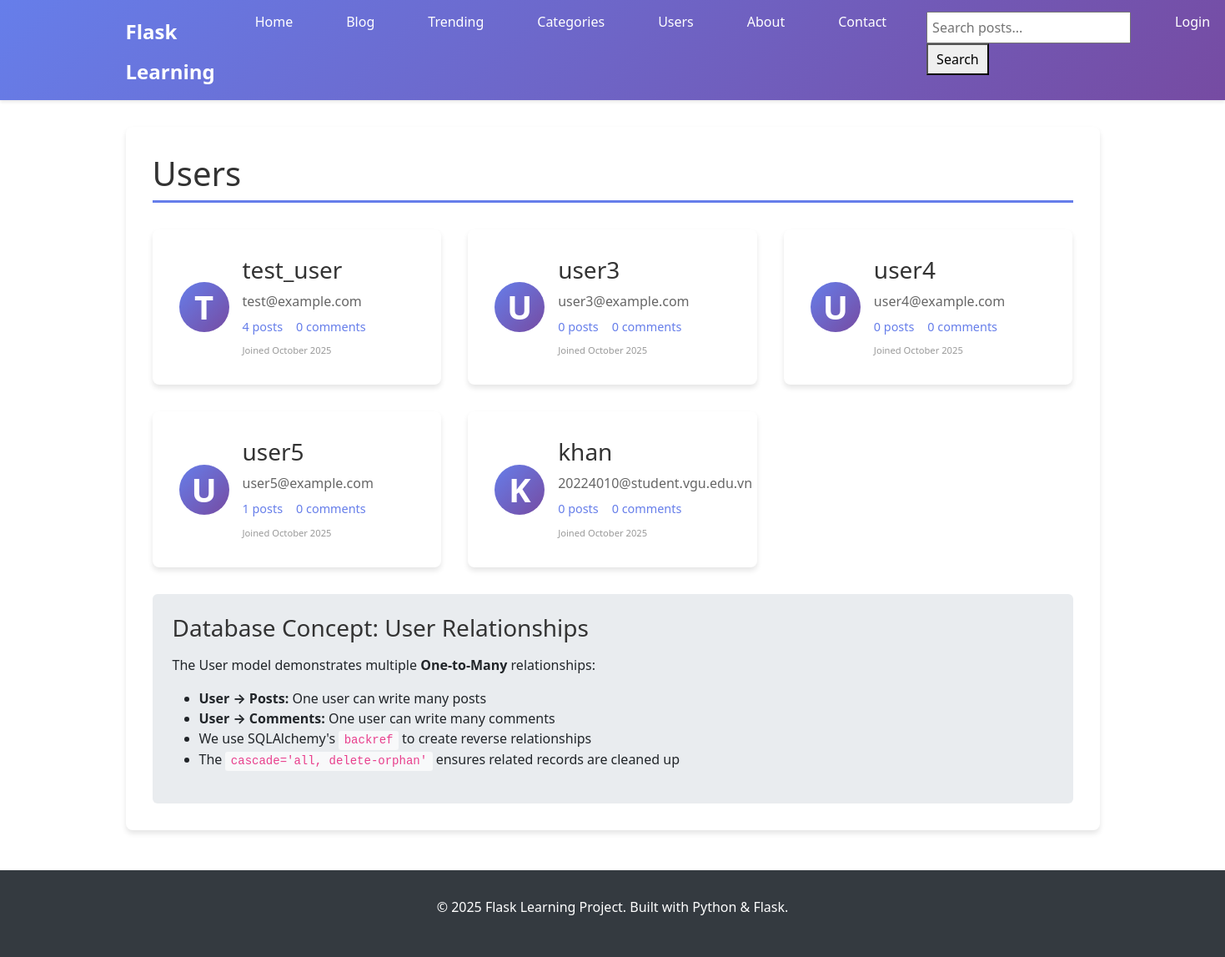
/users, run on an earlier commit of the app's database.
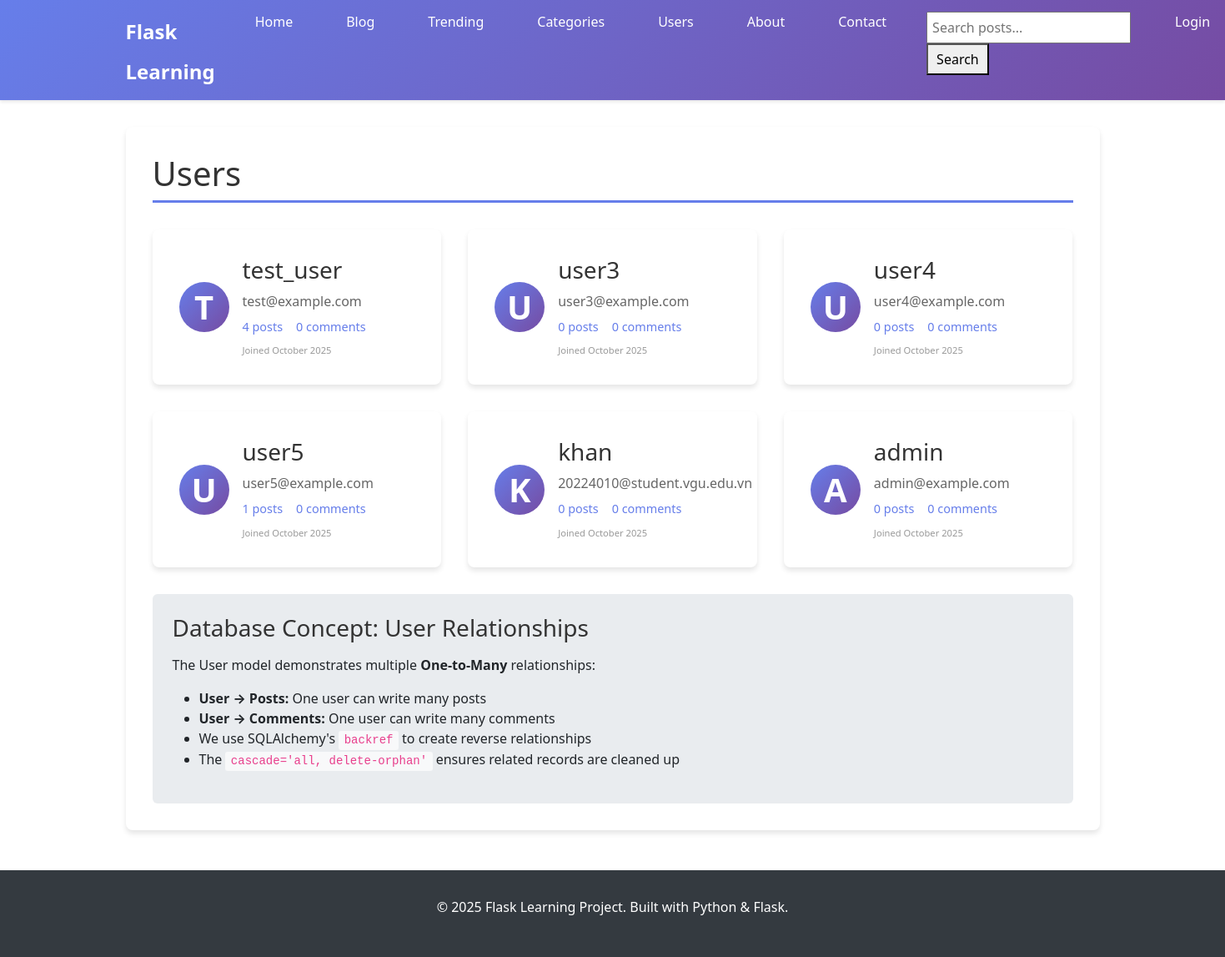
And on a later commit of the database.
### app.py (models this page shows, shortened)
class User(db.Model, UserMixin):
    id = db.Column(db.Integer, primary_key=True)
    username = db.Column(db.String(80), unique=True, nullable=False)
    email = db.Column(db.String(120), unique=True, nullable=False)
    password_hash = db.Column(db.String(255), nullable=False)
    avatar_filename = db.Column(db.String(255), nullable=True, default='default-avatar.png')
    is_admin = db.Column(db.Boolean, default=False)
    created_at = db.Column(db.DateTime, default=datetime.utcnow)
    is_active = db.Column(db.Boolean, default=True)
    posts = db.relationship('Post', backref='author', lazy=True, cascade='all, delete-orphan')
    comments = db.relationship('Comment', backref='author', lazy=True, cascade='all, delete-orphan')

### app.py (the view)
@app.route('/users')
def users():
    users = User.query.all()
    return render_template('users.html', title='Users', users=users)

### templates/users.html
{% extends "base.html" %}
{% block content %}
<div class="content-section">
    <h1>Users</h1>
    {% if users %}
        <div class="users-grid">
            {% for user in users %}
            <div class="user-card">
                <div class="user-avatar">
                    <span class="avatar-letter">{{ user.username[0].upper() }}</span>
                </div>
                <div class="user-info">
                    <h3><a href="{{ url_for('main.user_profile', username=user.username) }}">{{ user.username }}</a></h3>
                    <p class="user-email">{{ user.email }}</p>
                    <div class="user-stats">
                        <span class="stat">{{ user.posts|length }} posts</span>
                        <span class="stat">{{ user.comments|length }} comments</span>
                    </div>
                    <div class="user-joined">
                        <small>Joined {{ user.created_at.strftime('%B %Y') }}</small>
                    </div>
                </div>
            </div>
            {% endfor %}
        </div>
    {% else %}
        <div class="no-users">
            <h3>No users yet!</h3>
            <p>Initialize the database to create sample users.</p>
            <a href="{{ url_for('init_db') }}" class="btn btn-primary">Initialize Sample Data</a>
        </div>
    {% endif %}
    <div class="database-info">
        <h3>Database Concept: User Relationships</h3>
        <p>The User model demonstrates multiple <strong>One-to-Many</strong> relationships:</p>
        <ul>
            <li><strong>User → Posts:</strong> One user can write many posts</li>
            <li><strong>User → Comments:</strong> One user can write many comments</li>
            <li>We use SQLAlchemy's <code>backref</code> to create reverse relationships</li>
            <li>The <code>cascade='all, delete-orphan'</code> ensures related records are cleaned up</li>
        </ul>
    </div>
</div>
{% endblock %}

### templates/base.html (shortened to what this page needs)
<!DOCTYPE html>
<html lang="en">
<head>
    <link rel="stylesheet" href="{{ url_for('static', filename='css/style.css') }}">
    <link rel="stylesheet" href="https://cdnjs.cloudflare.com/ajax/libs/font-awesome/6.0.0/css/all.min.css">
    <link href="https://cdn.jsdelivr.net/npm/bootstrap@5.1.3/dist/css/bootstrap.min.css" rel="stylesheet">
</head>
<body>
    <nav class="navbar">
        <div class="nav-container">
            <h1><a href="{{ url_for('main.home') }}">Flask Learning</a></h1>
            <ul class="nav-menu">
                <li><a href="{{ url_for('main.home') }}">Home</a></li>
                <li><a href="{{ url_for('blog.index') }}">Blog</a></li>
                <li><a href="{{ url_for('blog.trending_posts') }}">Trending</a></li>
                <li><a href="{{ url_for('blog.categories') }}">Categories</a></li>
                <li><a href="{{ url_for('main.users') }}">Users</a></li>
                <li><a href="{{ url_for('main.about') }}">About</a></li>
                <li><a href="{{ url_for('main.contact') }}">Contact</a></li>
                <li class="search-form">
                    <form method="GET" action="{{ url_for('blog.search') }}" style="display: inline;">
                        <input type="text" name="q" placeholder="Search posts..." value="{{ request.args.get('q', '') }}" style="padding: 5px; margin-right: 5px;">
                        <button type="submit" style="padding: 5px 10px;">Search</button>
                    </form>
                </li>
                {% if current_user.is_authenticated %}
                    <li><a href="{{ url_for('blog.create_post') }}">Create Post</a></li>
                    <li><a href="{{ url_for('auth.profile') }}">Profile</a></li>
                    {% if current_user.is_admin %}
                    <li><a href="{{ url_for('admin.dashboard') }}" style="color: #ff6b35; font-weight: bold;">Admin</a></li>
                    {% endif %}
                    <li class="user-menu">
                        <span class="username">{{ current_user.username }}</span>
                        <a href="{{ url_for('auth.logout') }}">Logout</a>
                    </li>
                {% else %}
                    <li><a href="{{ url_for('auth.login') }}">Login</a></li>
                {% endif %}
            </ul>
        </div>
    </nav>
    <main class="main-content">
        {% block content %}{% endblock %}
    </main>
    <footer class="footer">
        <p>&copy; 2025 Flask Learning Project. Built with Python & Flask.</p>
    </footer>
</body>
</html>

### static/css/style.css (style rules this page uses)
* { margin: 0; padding: 0; box-sizing: border-box; }
body { font-family: 'Segoe UI', Tahoma, Geneva, Verdana, sans-serif; line-height: 1.6; color: #333; background-color: #f8f9fa; }
.navbar { background: linear-gradient(135deg, #667eea 0%, #764ba2 100%); color: white; padding: 1rem 0; box-shadow: 0 2px 4px rgba(0,0,0,0.1); }
.nav-container { max-width: 1200px; margin: 0 auto; padding: 0 1rem; display: flex; justify-content: space-between; align-items: center; }
.navbar h1 a { color: white; text-decoration: none; font-size: 1.5rem; font-weight: bold; }
.nav-menu { display: flex; list-style: none; gap: 2rem; }
.nav-menu a { color: white; text-decoration: none; padding: 0.5rem 1rem; border-radius: 4px; transition: background-color 0.3s ease; }
.main-content { max-width: 1200px; margin: 2rem auto; padding: 0 1rem; min-height: calc(100vh - 200px); }
.content-section { background: white; padding: 2rem; border-radius: 8px; box-shadow: 0 4px 6px rgba(0,0,0,0.1); margin: 2rem 0; }
.content-section h1 { color: #333; margin-bottom: 1.5rem; border-bottom: 3px solid #667eea; padding-bottom: 0.5rem; }
.avatar-letter { font-size: 2rem; font-weight: bold; }
.footer { background: #343a40; color: white; text-align: center; padding: 2rem 0; margin-top: 3rem; }
.users-grid { display: grid; grid-template-columns: repeat(auto-fit, minmax(300px, 1fr)); gap: 2rem; margin: 2rem 0; }
.user-card { background: white; padding: 2rem; border-radius: 8px; box-shadow: 0 4px 6px rgba(0,0,0,0.1); display: flex; gap: 1rem; align-items: center; transition: transform 0.3s ease; }
.user-avatar { width: 60px; height: 60px; background: linear-gradient(135deg, #667eea 0%, #764ba2 100%); border-radius: 50%; display: flex; align-items: center; justify-content: center; color: white; font-size: 1.5rem; font-weight: bold; flex-shrink: 0; }
.user-info h3 { margin-bottom: 0.5rem; }
.user-info h3 a { color: #333; text-decoration: none; }
.user-email { color: #666; margin-bottom: 0.5rem; }
.user-stats { display: flex; gap: 1rem; margin-bottom: 0.5rem; }
.stat { color: #667eea; font-size: 0.9rem; }
.user-joined { color: #999; font-size: 0.8rem; }
.avatar-letter { font-size: 2.5rem; font-weight: bold; }
.stat { text-align: center; }
.database-info, .database-demo-info, .demo-info { background: #e9ecef; padding: 1.5rem; border-radius: 6px; margin-top: 2rem; }
.database-info h3, .database-demo-info h3, .demo-info h3 { color: #333; margin-bottom: 1rem; }
.database-info code, .database-demo-info code, .demo-info code { background: #f8f9fa; padding: 0.2rem 0.4rem; border-radius: 3px; font-family: 'Courier New', monospace; color: #e83e8c; }

What changed in the data, as far as the page shows it:
added User: username "A", username "admin", email "admin@example.com", posts|length "0", comments|length "0", created_at "October 2025"
